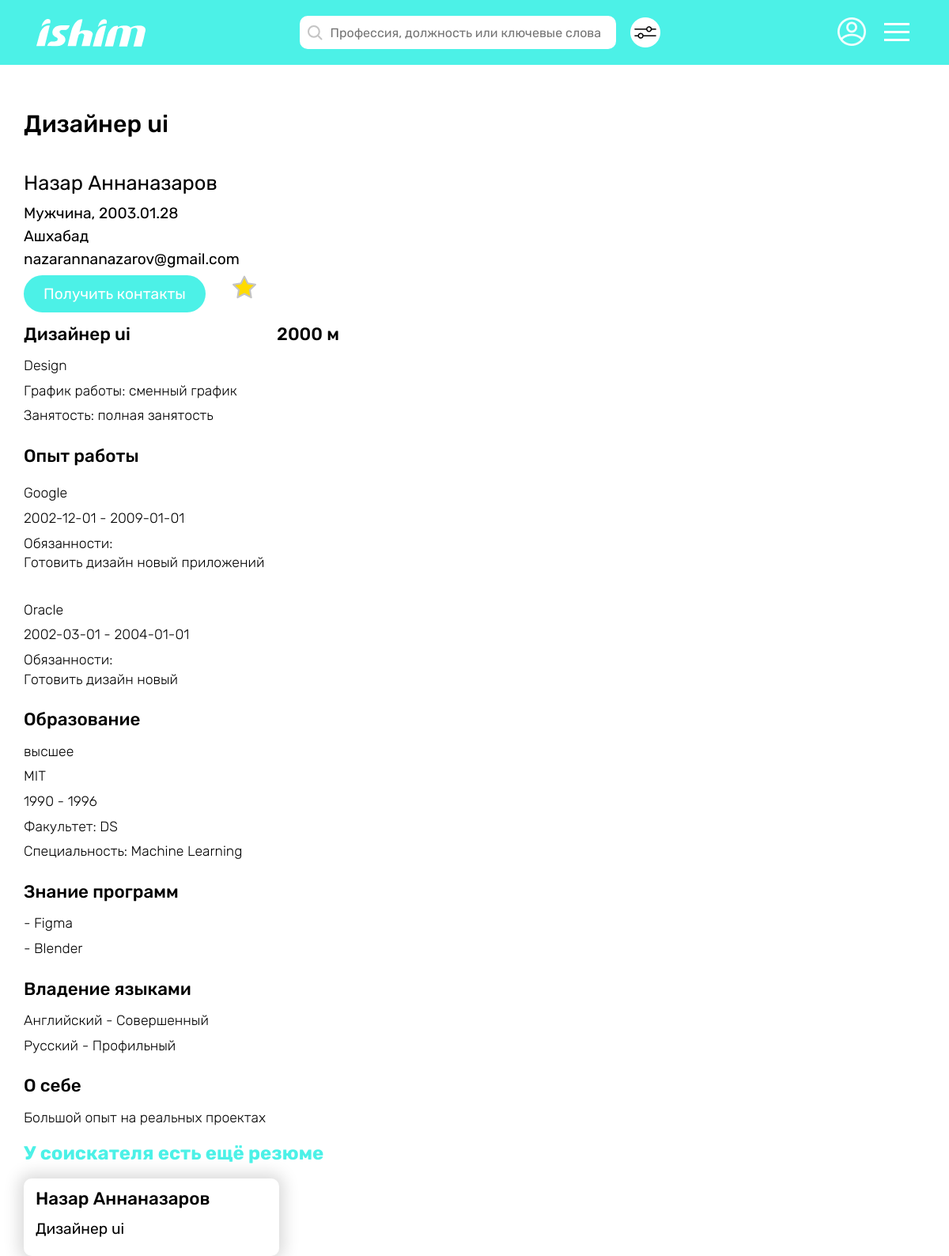
/tm/employee/cv/4 (signed in), run on the app's committed database.
### employee/models.py (models this page shows, shortened)
class CV(models.Model):
    employee = models.ForeignKey(Employee, on_delete=models.CASCADE)
    first_name = models.CharField(max_length=65)
    last_name = models.CharField(max_length=65)
    birth_date = models.DateField()
    mobile_num = models.CharField(max_length=25)
    email = models.EmailField()
    registration = models.CharField(max_length=100)
    sex = models.CharField(max_length=65)
    position = models.CharField(max_length=65)
    sphere = models.CharField(max_length=100)
    min_salary = models.IntegerField()
    busyness = models.CharField(max_length=65, default='')
    work_graph = models.CharField(max_length=65)
    about = models.TextField()
    views = models.IntegerField(default=0)
    suitable_vacancies = models.ManyToManyField(Vacancy, blank=True)
    creation_date = models.DateTimeField(auto_now_add=True)

class CVAttr(models.Model):
    cv = models.ForeignKey(CV, on_delete=models.CASCADE, null=True, blank=True)

class WorkExperience(CVAttr):
    position = models.CharField(max_length=65)
    org_name = models.CharField(max_length=100)
    responsibilities = models.TextField()
    start_year = models.CharField(max_length=65)
    end_year = models.CharField(max_length=65)

class Education(CVAttr):
    degree = models.CharField(max_length=65)
    establishment = models.CharField(max_length=65)
    faculty = models.CharField(max_length=65)
    specialization = models.CharField(max_length=100)
    start_year = models.IntegerField()
    end_year = models.IntegerField()

class KnownProgram(CVAttr):
    program = models.CharField(max_length=65)

class KnownLanguage(CVAttr):
    language = models.CharField(max_length=25)
    level = models.CharField(max_length=65)

### employee/tm_views.py (the view)
# urls.py: path('cv/<pk>', tm_views.CVDetailView.as_view(), name='cv-info-tm'),
class CVDetailView(LoginRequiredMixin, UserPassesTestMixin, DetailView):
    model = CV
    template_name = 'tm_employee/cv_detail.html'
    def get(self, request, *args, **kwargs):
        cv = self.get_object()
        cv.views += 1
        cv.save()
        return super().get(request, *args, **kwargs)
    def test_func(self):
        return hasattr(self.request.user, 'hirer')

### employee/templates/tm_employee/cv_detail.html (shortened to what this page needs)
{% extends "main/base.html" %}
{% load static %}
{% block content %}
   <div class="container__main pad-0 w-1920">
      {% include 'main/header_hirer.html' %}
      <div class="container__content">
         <div class="my__vac__view">
            <h1 class="mvv__headline">{{ object.position }}</h1>
            <h3 class="mvv__salary">{{ object.first_name }} {{ object.last_name }}</h3>
            <span class="mvv__main__info">{{ object.sex }}, {{ object.birth_date|date:"Y.m.d" }}</span>
            <span class="mvv__main__info">{{ object.registration }}</span>
            <span class="mvv__main__info">{{ object.email }}</span>
            <div class="mvv__refresh__in__search__btn__wrapper"  id="fav__btn__wrapper">
               <button class="mvv__refresh__in__search__btn green__btn">Получить контакты</button>
               <svg width="30px" height="30px">
                  <use xlink:href="#favorites__str" width="30px" height="30px" class="vac__ico{% for chosen in user.chosencv_set.all %}{% if chosen.cv == object %}__selected{% endif %}{% endfor %}" data-link="{% url 'chosen-cv-tm' object.id %}"></use>
               </svg>
            </div>
            <h4 class="mvv__subtitle">{{ object.position }}
               <span>{{ object.min_salary }} м</span>
            </h4>
            <p class="mvv__info">
               <span>{{ object.sphere }}</span>
               <span>График работы: {{ object.work_graph }}</span>
               <span>Занятость: {{ object.busyness }}</span>
            </p>
            <h4 class="mvv__subtitle">Опыт работы</h4>
            {% for cvattr in object.cvattr_set.all %}
               {% if cvattr.workexperience %}
            <p class="mvv__info">
               <span>{{ cvattr.workexperience.org_name }}</span>
               <span>{{ cvattr.workexperience.start_year }} - {{ cvattr.workexperience.end_year }}</span>
               <span>Обязанности: <br>
                  {{ cvattr.workexperience.responsibilities }}</span>
            </p>
            {% endif %}
               {% endfor %}
            <h4 class="mvv__subtitle">Образование</h4>
            {% for cvattr in object.cvattr_set.all %}
            {% if cvattr.education %}
            <p class="mvv__info">
               <span>{{ cvattr.education.degree }}</span>
               <span>{{ cvattr.education.establishment }}</span>
               <span>{{ cvattr.education.start_year }} - {{ cvattr.education.end_year }}</span>
               <span>Факультет: {{ cvattr.education.faculty }}</span>
               <span>Специальность: {{ cvattr.education.specialization }}</span>
            </p>
            {% endif %}
            {% endfor %}
            <h4 class="mvv__subtitle">Знание программ</h4>
            <p class="mvv__info">
               {% for cvattr in object.cvattr_set.all %}
                  {% if cvattr.knownprogram %}
                  <span>- {{ cvattr.knownprogram.program }}</span>
                  {% endif %}
                  {% endfor %}
            </p>
            <h4 class="mvv__subtitle">Владение языками</h4>
            <p class="mvv__info">
               {% for cvattr in object.cvattr_set.all %}
               {% if cvattr.knownlanguage %}
               <span>{{ cvattr.knownlanguage.language }} - {{ cvattr.knownlanguage.level }}</span>
               {% endif %}
               {% endfor %}
            </p>
            <h4 class="mvv__subtitle">О себе</h4>
            <p class="mvv__info">
               {{ object.about }}
            </p>
         </div>
         <a href="" class="mvv__link">У соискателя есть ещё резюме</a>
         {% for cv in object.employee.cv_set.all %}
         <a href="{% url 'cv-info-tm' cv.id %}" class="mvv__another__resumes">
            <h4 class="mvv__subtitle">
               {{ cv.first_name }} {{ cv.last_name }}
            </h4>
            <p class="mvv__main__info">
               {{ cv.position }}
            </p>
         </a>
         {% endfor %}
      </div>
   </div>
{% endblock %}

### static/main.css (style rules this page uses)
* { padding: 0; margin: 0; border: 0; }
*, *:before, *:after { -moz-box-sizing: border-box; -webkit-box-sizing: border-box; box-sizing: border-box; }
html, body { height: 100%; width: 100%; font-size: 100%; line-height: 1; font-size: 16px; -ms-text-size-adjust: 100%; -moz-text-size-adjust: 100%; -webkit-text-size-adjust: 100%; color: #000; font-family: 'Rubik', sans-serif; }
input, button, textarea, select, label { font-family: inherit; font-size: inherit; background: none; }
button { cursor: pointer; }
a, a:visited { text-decoration: none; }
h1, h2, h3, h4, h5, h6 { font-size: inherit; font-weight: 400; margin: 0; }
p { margin: 0; }
svg { margin: 0; padding: 0; }
.w-1920 { width: 100%; max-width: 1920px; }
.pad-0 { padding: 0; }
.green__btn { background-color: #4CF1E7; font-size: 1.2rem; line-height: 1.2; text-align: center; color: #fff; }
.container__content { width: 100%; max-width: 1440px; padding: 0 30px; margin: 0 auto; position: relative; }
.container__main { width: 100%; margin: 0 auto; position: relative; }
.my__vac__view { width: 100%; max-width: 740px; display: flex; flex-direction: column; padding-top: 60px; }
.mvv__headline { font-size: 1.9rem; font-weight: 500; margin-bottom: 47px; }
.mvv__salary { font-size: 1.6rem; margin-bottom: 15px; }
.mvv__main__info { font-size: 1.2rem; margin-bottom: 10px; }
.mvv__refresh__in__search__btn { width: 230px; padding: 12px 15px; background: #4CF1E7; border-radius: 33px; margin-bottom: 17px; }
.mvv__refresh__in__search__btn__wrapper .mvv__refresh__in__search__btn { display: inline-block; margin-right: 30px; }
.mvv__subtitle { font-size: 1.4rem; font-weight: 500; margin-bottom: 16px; }
.mvv__subtitle span { margin-left: 180px; }
.mvv__link { display: block; font-size: 1.5rem; font-weight: 700; color: #4CF1E7; margin-bottom: 20px; }
.mvv__another__resumes { display: block; width: 323px; color: #000; padding: 15px; box-shadow: 0px 0px 20px 6px rgba(0, 0, 0, 0.15); border-radius: 10px; }
.mvv__info { font-size: 1.1rem; font-weight: 300; line-height: 1.4; margin-bottom: 21px; }
.mvv__info span { display: block; font-size: 1.1rem; font-weight: 300; margin-bottom: 7px; }

### data on the page
CV: position "Дизайнер ui", first_name "Назар", last_name "Аннаназаров", sex "Мужчина", birth_date "2003.01.28", registration "Ашхабад", email "nazarannanazarov@gmail.com", min_salary "2000", sphere "Design", work_graph "сменный график", busyness "полная занятость", about "Большой опыт на реальных проектах"
CVAttr: workexperience.org_name "Google", workexperience.start_year "2002-12-01", workexperience.end_year "2009-01-01", workexperience.responsibilities "Готовить дизайн новый приложений"
CVAttr: workexperience.org_name "Oracle", workexperience.start_year "2002-03-01", workexperience.end_year "2004-01-01", workexperience.responsibilities "Готовить дизайн новый"
CVAttr: education.degree "высшее", education.establishment "MIT", education.start_year "1990", education.end_year "1996", education.faculty "DS", education.specialization "Machine Learning"
CVAttr: knownprogram.program "Figma"
CVAttr: knownprogram.program "Blender"
CVAttr: knownlanguage.language "Английский", knownlanguage.level "Совершенный"
CVAttr: knownlanguage.language "Русский", knownlanguage.level "Профильный"
